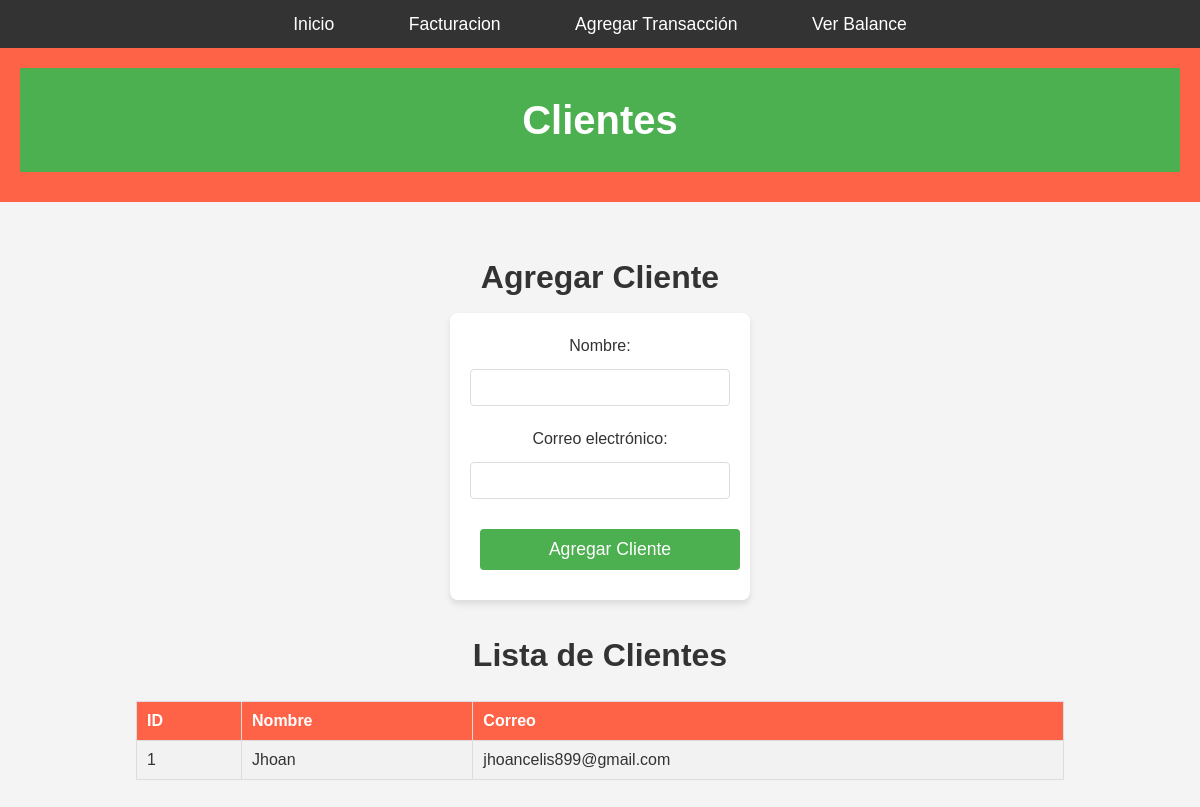
The page /PROYECTO_LUCY/PAGINA/php/clientes.php on the database its author committed.
### tables this page shows
CREATE TABLE `clientes` (
  `id_cliente` int(11) NOT NULL,
  `nombre_cliente` varchar(100) NOT NULL,
  `telefono_cliente` varchar(15) DEFAULT NULL,
  `email_cliente` varchar(100) DEFAULT NULL
);

### PROYECTO_LUCY/PAGINA/php/clientes.php (the view, shortened to what this page needs)
<?php
include('navbar.php');
include('db_conection.php');
$sql = "SELECT * FROM Clientes";
$result = $conn->query($sql);
?>
<!DOCTYPE html>
<html lang="es">
<head>
    <link rel="stylesheet" href="../CSS/styles.css">
</head>
<body>
    <header>
        <h1>Clientes</h1>
    </header>
    <main>
        <section>
            <h2>Agregar Cliente</h2>
            <form method="POST" action="clientes.php">
                <label for="nombre_cliente">Nombre:</label>
                <input type="text" name="nombre_cliente" id="nombre_cliente" required>
                <label for="email_cliente">Correo electrónico:</label>
                <input type="email" name="email_cliente" id="email_cliente" required>
                <button type="submit">Agregar Cliente</button>
            </form>
        </section>
        <section>
            <h2>Lista de Clientes</h2>
            <?php if ($result->rowCount() > 0): ?>
                <table>
                    <tr>
                        <th>ID</th>
                        <th>Nombre</th>
                        <th>Correo</th>
                    </tr>
                    <?php while ($row = $result->fetch(PDO::FETCH_ASSOC)): ?>
                        <tr>
                            <td><?php echo $row['id_cliente']; ?></td>
                            <td><?php echo $row['nombre_cliente']; ?></td>
                            <td><?php echo $row['email_cliente']; ?></td>
                        </tr>
                    <?php endwhile; ?>
                </table>
            <?php else: ?>
                <p>No hay clientes registrados.</p>
            <?php endif; ?>
        </section>
    </main>
</body>
</html>

### PROYECTO_LUCY/PAGINA/CSS/styles.css (style rules this page uses)
* { margin: 0; padding: 0; box-sizing: border-box; font-family: 'Arial', sans-serif; }
body { background-color: #f4f4f4; color: #333; font-size: 16px; line-height: 1.6; min-height: 100vh; }
header { background-color: #FF6347; color: white; padding: 20px; text-align: center; }
header h1 { font-size: 2.5em; margin-bottom: 10px; }
main { padding: 20px; text-align: center; min-height: 100%; }
button { background-color: #FF6347; color: white; padding: 15px 30px; font-size: 1.1em; border: none; border-radius: 5px; cursor: pointer; transition: background-color 0.3s; margin: 10px; }
section { margin-top: 30px; }
section h2 { font-size: 2em; margin-bottom: 10px; }
table { width: 80%; margin: 20px auto; border-collapse: collapse; background-color: #fff; }
table th, table td { border: 1px solid #ddd; padding: 10px; text-align: left; }
table th { background-color: #FF6347; color: white; }
table tr:nth-child(even) { background-color: #f2f2f2; }
body { font-family: Arial, sans-serif; margin: 0; padding: 0; background-color: #f4f4f4; }
header h1 { text-align: center; padding: 20px; background-color: #4CAF50; color: white; }
main { padding: 20px; }
form { background-color: #ffffff; padding: 20px; border-radius: 8px; box-shadow: 0 4px 6px rgba(0, 0, 0, 0.1); width: 300px; margin: 0 auto; }
form label { display: block; margin-bottom: 10px; }
form input, form select { width: 100%; padding: 10px; margin-bottom: 20px; border: 1px solid #ddd; border-radius: 4px; }
button { width: 100%; padding: 10px; background-color: #4CAF50; color: white; border: none; border-radius: 4px; cursor: pointer; }

### rows shown on the page
clientes: id_cliente "1", nombre_cliente "Jhoan", email_cliente "jhoancelis899@gmail.com"
